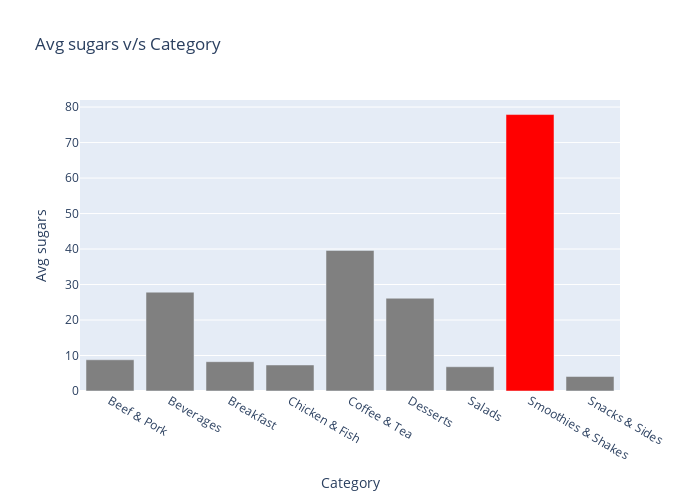

Notebook code for this chart:
### Markdown cell above
#### 4)average sugars distribution for each category

### Code cell
sugars=pd.DataFrame(df.groupby('Category')['Sugars'].mean())

colors = ['gray']*9
colors[7] = 'Red'

fig = go.Figure(data=[go.Bar(
     x=sugars.index,
     y=sugars['Sugars'],
     marker_color=colors
)])

fig.update_layout(height=500, width=700, title='Avg sugars v/s Category')
fig.update_xaxes(title='Category')
fig.update_yaxes(title='Avg sugars')
fig.show()
pio.write_html(fig, file="embedGraphInYourWebsite/avgSugVsCat.html", auto_open=True)

### Figure 1 — Plotly figure (JSON) as saved in the notebook; plotly's stock layout.template omitted (floating-point values rounded to 4 significant figures)
{"data": [{"marker": {"color": ["gray", "gray", "gray", "gray", "gray", "gray", "gray", "Red", "gray"]}, "type": "bar", "x": ["Beef & Pork", "Beverages", "Breakfast", "Chicken & Fish", "Coffee & Tea", "Desserts", "Salads", "Smoothies & Shakes", "Snacks & Sides"], "y": [8.8, 27.85, 8.262, 7.333, 39.61, 26.14, 6.833, 77.89, 4.077]}], "layout": {"height": 500, "title": {"text": "Avg sugars v/s Category"}, "width": 700, "xaxis": {"title": {"text": "Category"}}, "yaxis": {"title": {"text": "Avg sugars"}}}}
